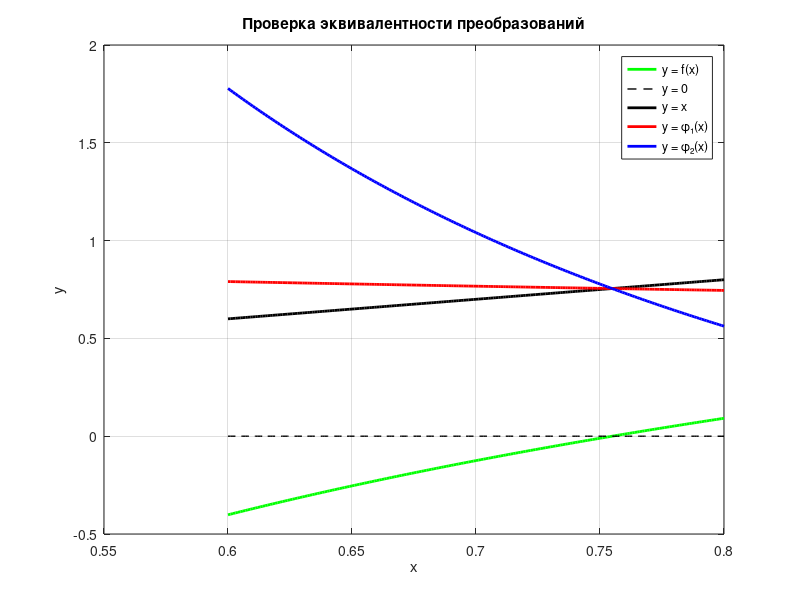

Reproduce this figure in MATLAB.
a = 0.6;
b = 0.8;
x = a:0.001:b;

% Все функции
f_x = sqrt(x + 1) - 1 ./ x;          % f(x)
y_zero = zeros(size(x));              % y = 0
y_line = x;                           % y = x
phi1 = 1 ./ sqrt(x + 1);              % φ₁(x)
phi2 = (1 ./ x).^2 - 1;               % φ₂(x)

figure;
plot(x, f_x, 'g', 'LineWidth', 2); hold on;    % f(x) - зелёный
plot(x, y_zero, 'k--', 'LineWidth', 1);        % y = 0 - чёрный пунктир
plot(x, y_line, 'k', 'LineWidth', 2);          % y = x - чёрный
plot(x, phi1, 'r', 'LineWidth', 2);            % φ₁(x) - красный
plot(x, phi2, 'b', 'LineWidth', 2);            % φ₂(x) - синий

grid on;
legend('y = f(x)', 'y = 0', 'y = x', 'y = φ₁(x)', 'y = φ₂(x)');
title('Проверка эквивалентности преобразований');
xlabel('x');
ylabel('y');
